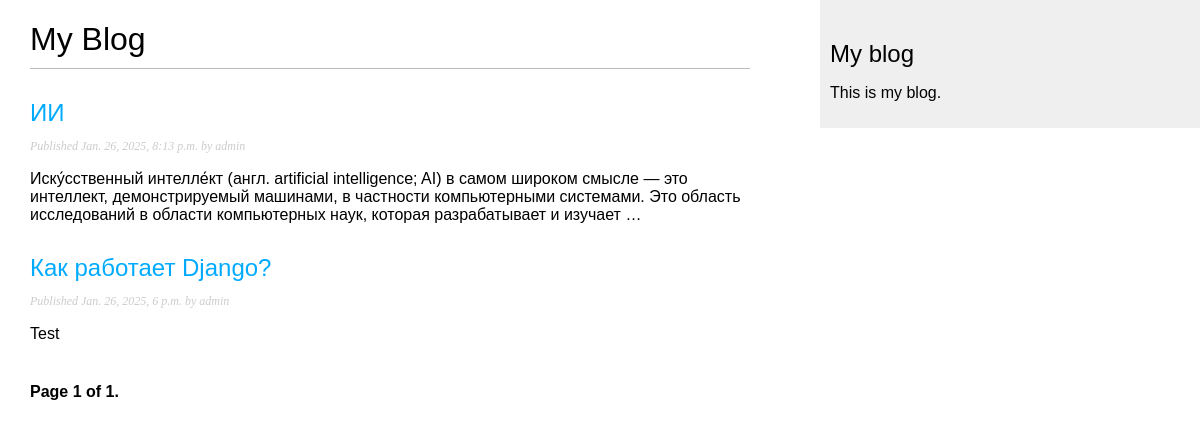
The page /blog/ on the database as committed earlier.
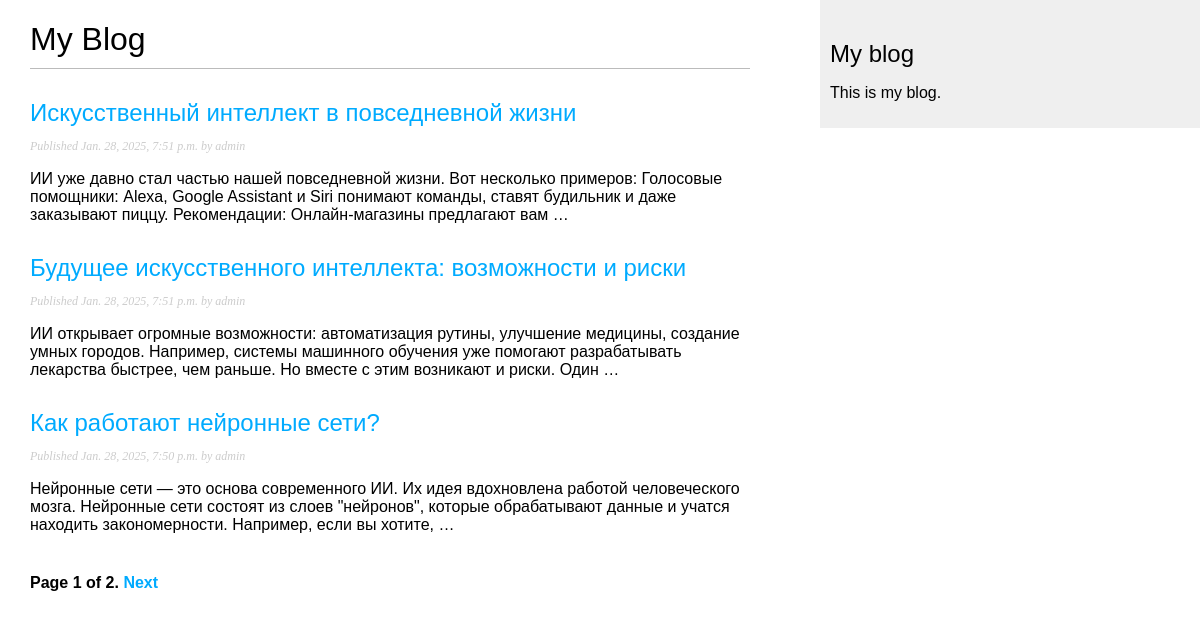
The same page on the database as committed later.
### blog/models.py (models this page shows, shortened)
class Post(models.Model):
    class Status(models.TextChoices):
        DRAFT = 'DF', 'Draft'
        PUBLISHED = 'PB', 'Published'
    title = models.CharField(max_length=250)
    slug = models.SlugField(max_length=250, unique_for_date='publish')
    author = models.ForeignKey(User, on_delete=models.CASCADE, related_name='blog_posts')
    body = models.TextField()
    publish = models.DateTimeField(default=timezone.now) #поле даты публикации
    created = models.DateTimeField(auto_now_add=True) #поле даты созданияэ
    updated = models.DateTimeField(auto_now=True) #поле даты изменения
    status = models.CharField(max_length=2, choices=Status.choices, default=Status.DRAFT)
    objects = models.Manager() # менеджер, применяемый по умолчанию
    published = PublishedManager()  # пользовательский менеджер
    class Meta:
        ordering = ['-publish']
        indexes = [
            models.Index(fields=['-publish']),
        ]
    def get_absolute_url(self):
        return reverse('blog:post_detail',
                       args=[self.publish.year,
                             self.publish.month,
                             self.publish.day,
                             self.slug])

### blog/views.py (the view)
# urls.py: path('', views.post_list, name='post_list'),
def post_list(request):
    posts = Post.published.all()
    paginator = Paginator(posts, 3)
    page_number = request.GET.get('page', 1)
    try:
        posts = paginator.page(page_number)
    except PageNotAnInteger:
        posts = paginator.page(1)
    except EmptyPage:
        posts = paginator.page(paginator.num_pages)
    return render(request,
                  'blog/post/list.html',
                  {'posts': posts})

### blog/models.py (called while the page is built)
    def get_queryset(self):
        return super().get_queryset().filter(status=Post.Status.PUBLISHED)

### templates/blog/post/list.html (shortened to what this page needs)
{% extends "blog/base.html" %}
{% block content %}
    <h1>My Blog</h1>
    {% for post in posts %}
        <h2>
            <a href="{{ post.get_absolute_url }}"> {{ post.title }}</a>
        </h2>
        <p class="date">
            Published {{ post.publish }} by {{ post.author }}
        </p>
        {{ post.body|truncatewords:30|linebreaks }}
    {% endfor %}
    {% include 'pagination.html' with page=posts %}
{% endblock %}

### templates/blog/base.html (shortened to what this page needs)
{% load static %}
<!DOCTYPE html>
<html>
<head>
    <link href="{% static "css/blog.css" %}" rel="stylesheet">
</head>
<body>
<div id="content">
    {% block content %}
    {% endblock %}
</div>
<div id="sidebar">
    <h2>My blog</h2>
    <p>This is my blog.</p>
</div>
</body>
</html>

### templates/pagination.html (shortened to what this page needs)
<div class="pagination">
    <span class="step-links">
        <span class="current">
           Page {{ page.number }} of {{ page.paginator.num_pages }}.
        </span>
        {% if page.has_next %}
            <a href="?page={{ page.next_page_number }}">Next</a>
        {% endif %}
    </span>
</div>

### blog/static/css/blog.css (style rules this page uses)
body { margin: 0; padding: 0; font-family: helvetica, sans-serif; }
a { color: #00abff; text-decoration: none; }
h1 { font-weight: normal; border-bottom: 1px solid #bbb; padding: 0 0 10px 0; }
h2 { font-weight: normal; margin: 30px 0 0; }
#content { float: left; width: 60%; padding: 0 0 0 30px; }
#sidebar { float: right; width: 30%; padding: 10px; background: #efefef; height: 100%; }
p.date { color: #ccc; font-family: georgia, serif; font-size: 12px; font-style: italic; }
.pagination { margin: 40px 0; font-weight: bold; }

Rows that differ between the two databases and show on the page:
removed Post: title "ИИ", publish "Jan. 26, 2025, 8:13 p.m.", author "admin", body "Иску́сственный интелле́кт (англ. artificial intelligence; AI) в самом широком смысле — это интеллект, демонстрируемый машинами, в частности компьютерными системами. Это область исследований в области компьютерных наук, которая разрабатывает и изучает …"
no longer on this page (row unchanged): Post: title "Как работает Django?", publish "Jan. 26, 2025, 6 p.m.", author "admin", body "Test"
added Post: title "Искусственный интеллект в повседневной жизни", publish "Jan. 28, 2025, 7:51 p.m.", author "admin", body "ИИ уже давно стал частью нашей повседневной жизни. Вот несколько примеров: Голосовые помощники: Alexa, Google Assistant и Siri понимают команды, ставят будильник и даже заказывают пиццу. Рекомендации: Онлайн-магазины предлагают вам …"
added Post: title "Будущее искусственного интеллекта: возможности и риски", publish "Jan. 28, 2025, 7:51 p.m.", author "admin", body "ИИ открывает огромные возможности: автоматизация рутины, улучшение медицины, создание умных городов. Например, системы машинного обучения уже помогают разрабатывать лекарства быстрее, чем раньше. Но вместе с этим возникают и риски. Один …"
added Post: title "Как работают нейронные сети?", publish "Jan. 28, 2025, 7:50 p.m.", author "admin", body "Нейронные сети — это основа современного ИИ. Их идея вдохновлена работой человеческого мозга. Нейронные сети состоят из слоев \"нейронов\", которые обрабатывают данные и учатся находить закономерности. Например, если вы хотите, …"
Other text that changed with them:
{{ page.paginator.num_pages }}: "1" → "2"
text now shown: "Next"
